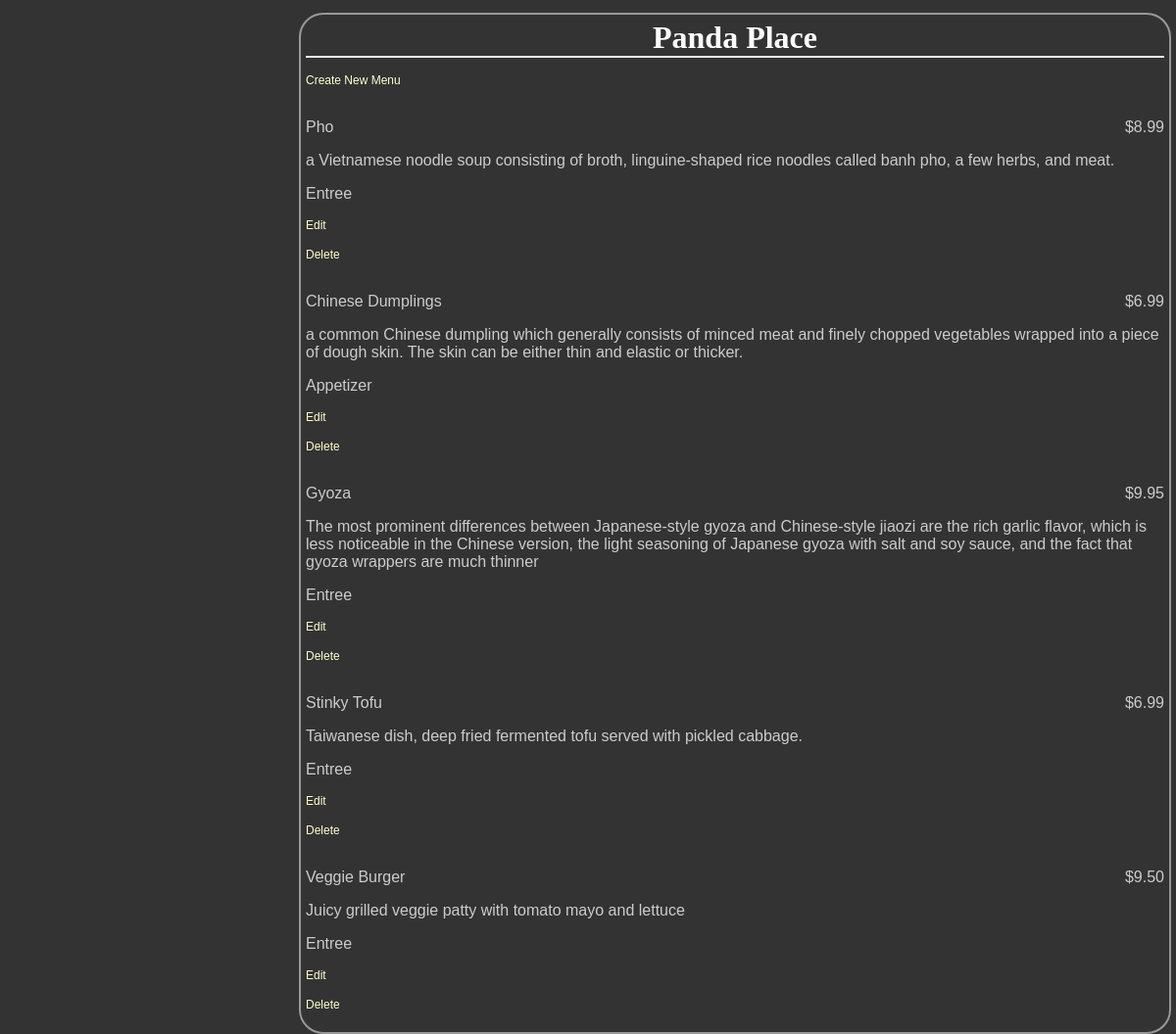
Screenshot of /restaurants/4/ with the database file from the repository.
### databasesetup.py (models this page shows, shortened)
class Restaurant(Base):
    __tablename__ = 'restaurant'
    name = Column(String(80), nullable = False)
    id = Column(Integer, primary_key = True)

class MenuItem(Base):
    __tablename__ = 'menu_item'
    name = Column(String(80), nullable = False)
    id = Column(Integer,primary_key = True)
    course = Column(String(250))
    description = Column(String(250))
    price = Column(String(8))
    restaurant_id = Column(Integer, ForeignKey('restaurant.id'))
    restaurant = relationship(Restaurant)

### finalproject.py (the view)
@app.route('/restaurants/<int:restaurant_id>/')
def restaurantMenu(restaurant_id):
    restaurant = session.query(Restaurant).filter_by(id=restaurant_id).one()
    items = session.query(MenuItem).filter_by(restaurant_id=restaurant.id)
    return render_template('menu.html', restaurant=restaurant, items=items)

### templates/menu.html (shortened to what this page needs)
<html>
        <head>
            <link rel="stylesheet" type="text/css" href="{{url_for('static',filename='style.css')}}">
        </head>
    <body>
        <div class="pane">
            <div class="header">
                <h1>{{restaurant.name}}</h1>
            </div>
            <p><a href={{url_for('newMenuItem', restaurant_id = restaurant.id)}}>Create New Menu</a></p>
        {% for i in items %}
                <div class = 'nameAndPrice'>
                        <span class = 'name'><p>{{i.name}}</p></span>
                        <span class = 'price'>
                        <p>{{i.price}} </p>
                    </span>
                </div>
                <div class = 'description'>
                    <p>{{i.description}}</p>
                    <p>{{i.course}}</p>
                </div>
            <div class = "editdeletepane">
            <p><a href={{url_for('editMenuItem', restaurant_id = restaurant.id, menu_id = i.id)}}>Edit</a></p>
            <p><a href={{url_for('deleteMenuItem', restaurant_id = restaurant.id, menu_id = i.id)}}>Delete</a></p>
            </div>
        {% endfor %}
    </div>
    </body>
</html>

### static/style.css (style rules this page uses)
body { font-family: sans-serif; background-color: #333333 }
h1, h2, h3, h4 { color: #ffffff; }
h1, h2 { font-family: 'georgia', serif; margin: 0; }
h1 { border-bottom: 2px solid #eee; }
p, dd, dt { color: #cccccc; }
a { text-decoration: none; color: #ffffcc; font-size: .75em; }
.pane { position: absolute; left: 25%; border: 2px solid; border-radius: 25px; padding: 5px; margin: 5px; border-color: #999999; background-color: #333333 }
.header { left: 50%; text-align: center; }
.name { width: 50%; display: inline-block; float: left; }
.price { text-align: right; width: 50%; float: right; }

### rows the page displays
Restaurant: name "Panda Place"
MenuItem: name "Pho", price "$8.99", description "a Vietnamese noodle soup consisting of broth, linguine-shaped rice noodles called banh pho, a few herbs, and meat.", course "Entree"
MenuItem: name "Chinese Dumplings", price "$6.99", description "a common Chinese dumpling which generally consists of minced meat and finely chopped vegetables wrapped into a piece of dough skin. The skin can be either thin and elastic or thicker.", course "Appetizer"
MenuItem: name "Gyoza", price "$9.95", description "The most prominent differences between Japanese-style gyoza and Chinese-style jiaozi are the rich garlic flavor, which is less noticeable in the Chinese version, the light seasoning of Japanese gyoza with salt and soy sauce, and the fact that gyoza wrappers are much thinner", course "Entree"
MenuItem: name "Stinky Tofu", price "$6.99", description "Taiwanese dish, deep fried fermented tofu served with pickled cabbage.", course "Entree"
MenuItem: name "Veggie Burger", price "$9.50", description "Juicy grilled veggie patty with tomato mayo and lettuce", course "Entree"
